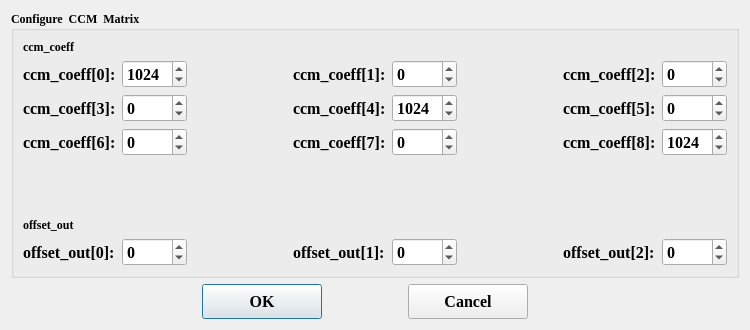
<?xml version="1.0" encoding="UTF-8"?>
<ui version="4.0">
 <class>ccm_dialog</class>
 <widget class="QDialog" name="ccm_dialog">
  <property name="geometry">
   <rect>
    <x>0</x>
    <y>0</y>
    <width>750</width>
    <height>330</height>
   </rect>
  </property>
  <property name="minimumSize">
   <size>
    <width>750</width>
    <height>330</height>
   </size>
  </property>
  <property name="windowTitle">
   <string>CCM Dialog</string>
  </property>
  <layout class="QGridLayout" name="gridLayout_2">
   <item row="1" column="0">
    <spacer name="horizontalSpacer_2">
     <property name="orientation">
      <enum>Qt::Horizontal</enum>
     </property>
     <property name="sizeHint" stdset="0">
      <size>
       <width>208</width>
       <height>20</height>
      </size>
     </property>
    </spacer>
   </item>
   <item row="1" column="1">
    <widget class="QPushButton" name="OK">
     <property name="minimumSize">
      <size>
       <width>120</width>
       <height>35</height>
      </size>
     </property>
     <property name="font">
      <font>
       <family>Times New Roman</family>
       <pointsize>12</pointsize>
       <weight>75</weight>
       <bold>true</bold>
      </font>
     </property>
     <property name="text">
      <string>OK</string>
     </property>
    </widget>
   </item>
   <item row="1" column="2">
    <spacer name="horizontalSpacer">
     <property name="orientation">
      <enum>Qt::Horizontal</enum>
     </property>
     <property name="sizeHint" stdset="0">
      <size>
       <width>96</width>
       <height>20</height>
      </size>
     </property>
    </spacer>
   </item>
   <item row="1" column="3">
    <widget class="QPushButton" name="Cancel">
     <property name="minimumSize">
      <size>
       <width>120</width>
       <height>35</height>
      </size>
     </property>
     <property name="font">
      <font>
       <family>Times New Roman</family>
       <pointsize>12</pointsize>
       <weight>75</weight>
       <bold>true</bold>
      </font>
     </property>
     <property name="text">
      <string>Cancel</string>
     </property>
    </widget>
   </item>
   <item row="1" column="4">
    <spacer name="horizontalSpacer_3">
     <property name="orientation">
      <enum>Qt::Horizontal</enum>
     </property>
     <property name="sizeHint" stdset="0">
      <size>
       <width>228</width>
       <height>20</height>
      </size>
     </property>
    </spacer>
   </item>
   <item row="0" column="0" colspan="5">
    <widget class="QGroupBox" name="groupBox">
     <property name="font">
      <font>
       <family>Times New Roman</family>
       <pointsize>9</pointsize>
       <weight>75</weight>
       <bold>true</bold>
      </font>
     </property>
     <property name="title">
      <string>Configure  CCM  Matrix</string>
     </property>
     <layout class="QGridLayout" name="gridLayout">
      <item row="7" column="4">
       <widget class="QSpinBox" name="ccm_coeff7">
        <property name="font">
         <font>
          <family>Times New Roman</family>
          <pointsize>12</pointsize>
          <weight>75</weight>
          <bold>true</bold>
         </font>
        </property>
        <property name="minimum">
         <number>-5000</number>
        </property>
        <property name="maximum">
         <number>5000</number>
        </property>
        <property name="value">
         <number>0</number>
        </property>
       </widget>
      </item>
      <item row="1" column="1">
       <widget class="QSpinBox" name="ccm_coeff0">
        <property name="font">
         <font>
          <family>Times New Roman</family>
          <pointsize>12</pointsize>
          <weight>75</weight>
          <bold>true</bold>
         </font>
        </property>
        <property name="minimum">
         <number>-5000</number>
        </property>
        <property name="maximum">
         <number>5000</number>
        </property>
        <property name="value">
         <number>1024</number>
        </property>
       </widget>
      </item>
      <item row="1" column="0">
       <widget class="QLabel" name="label">
        <property name="font">
         <font>
          <family>Times New Roman</family>
          <pointsize>12</pointsize>
          <weight>75</weight>
          <bold>true</bold>
         </font>
        </property>
        <property name="text">
         <string>ccm_coeff[0]:</string>
        </property>
       </widget>
      </item>
      <item row="1" column="3">
       <widget class="QLabel" name="label_2">
        <property name="font">
         <font>
          <family>Times New Roman</family>
          <pointsize>12</pointsize>
          <weight>75</weight>
          <bold>true</bold>
         </font>
        </property>
        <property name="text">
         <string>ccm_coeff[1]:</string>
        </property>
       </widget>
      </item>
      <item row="11" column="0">
       <widget class="QLabel" name="label_10">
        <property name="font">
         <font>
          <family>Times New Roman</family>
          <pointsize>12</pointsize>
          <weight>75</weight>
          <bold>true</bold>
         </font>
        </property>
        <property name="text">
         <string>offset_out[0]:</string>
        </property>
       </widget>
      </item>
      <item row="4" column="1">
       <widget class="QSpinBox" name="ccm_coeff3">
        <property name="font">
         <font>
          <family>Times New Roman</family>
          <pointsize>12</pointsize>
          <weight>75</weight>
          <bold>true</bold>
         </font>
        </property>
        <property name="minimum">
         <number>-5000</number>
        </property>
        <property name="maximum">
         <number>5000</number>
        </property>
        <property name="value">
         <number>0</number>
        </property>
       </widget>
      </item>
      <item row="4" column="7">
       <widget class="QSpinBox" name="ccm_coeff5">
        <property name="font">
         <font>
          <family>Times New Roman</family>
          <pointsize>12</pointsize>
          <weight>75</weight>
          <bold>true</bold>
         </font>
        </property>
        <property name="minimum">
         <number>-5000</number>
        </property>
        <property name="maximum">
         <number>5000</number>
        </property>
        <property name="value">
         <number>0</number>
        </property>
       </widget>
      </item>
      <item row="1" column="4">
       <widget class="QSpinBox" name="ccm_coeff1">
        <property name="font">
         <font>
          <family>Times New Roman</family>
          <pointsize>12</pointsize>
          <weight>75</weight>
          <bold>true</bold>
         </font>
        </property>
        <property name="minimum">
         <number>-5000</number>
        </property>
        <property name="maximum">
         <number>5000</number>
        </property>
        <property name="value">
         <number>0</number>
        </property>
       </widget>
      </item>
      <item row="4" column="0">
       <widget class="QLabel" name="label_4">
        <property name="font">
         <font>
          <family>Times New Roman</family>
          <pointsize>12</pointsize>
          <weight>75</weight>
          <bold>true</bold>
         </font>
        </property>
        <property name="text">
         <string>ccm_coeff[3]:</string>
        </property>
       </widget>
      </item>
      <item row="1" column="6">
       <widget class="QLabel" name="label_3">
        <property name="font">
         <font>
          <family>Times New Roman</family>
          <pointsize>12</pointsize>
          <weight>75</weight>
          <bold>true</bold>
         </font>
        </property>
        <property name="text">
         <string>ccm_coeff[2]:</string>
        </property>
       </widget>
      </item>
      <item row="4" column="3">
       <widget class="QLabel" name="label_5">
        <property name="font">
         <font>
          <family>Times New Roman</family>
          <pointsize>12</pointsize>
          <weight>75</weight>
          <bold>true</bold>
         </font>
        </property>
        <property name="text">
         <string>ccm_coeff[4]:</string>
        </property>
       </widget>
      </item>
      <item row="1" column="7">
       <widget class="QSpinBox" name="ccm_coeff2">
        <property name="font">
         <font>
          <family>Times New Roman</family>
          <pointsize>12</pointsize>
          <weight>75</weight>
          <bold>true</bold>
         </font>
        </property>
        <property name="minimum">
         <number>-5000</number>
        </property>
        <property name="maximum">
         <number>5000</number>
        </property>
        <property name="value">
         <number>0</number>
        </property>
       </widget>
      </item>
      <item row="11" column="4">
       <widget class="QSpinBox" name="offset_out1">
        <property name="font">
         <font>
          <family>Times New Roman</family>
          <pointsize>12</pointsize>
          <weight>75</weight>
          <bold>true</bold>
         </font>
        </property>
        <property name="minimum">
         <number>-5000</number>
        </property>
        <property name="maximum">
         <number>5000</number>
        </property>
        <property name="value">
         <number>0</number>
        </property>
       </widget>
      </item>
      <item row="4" column="4">
       <widget class="QSpinBox" name="ccm_coeff4">
        <property name="font">
         <font>
          <family>Times New Roman</family>
          <pointsize>12</pointsize>
          <weight>75</weight>
          <bold>true</bold>
         </font>
        </property>
        <property name="minimum">
         <number>-5000</number>
        </property>
        <property name="maximum">
         <number>5000</number>
        </property>
        <property name="value">
         <number>1024</number>
        </property>
       </widget>
      </item>
      <item row="4" column="6">
       <widget class="QLabel" name="label_6">
        <property name="font">
         <font>
          <family>Times New Roman</family>
          <pointsize>12</pointsize>
          <weight>75</weight>
          <bold>true</bold>
         </font>
        </property>
        <property name="text">
         <string>ccm_coeff[5]:</string>
        </property>
       </widget>
      </item>
      <item row="11" column="7">
       <widget class="QSpinBox" name="offset_out2">
        <property name="font">
         <font>
          <family>Times New Roman</family>
          <pointsize>12</pointsize>
          <weight>75</weight>
          <bold>true</bold>
         </font>
        </property>
        <property name="minimum">
         <number>-5000</number>
        </property>
        <property name="maximum">
         <number>5000</number>
        </property>
        <property name="value">
         <number>0</number>
        </property>
       </widget>
      </item>
      <item row="11" column="6">
       <widget class="QLabel" name="label_12">
        <property name="font">
         <font>
          <family>Times New Roman</family>
          <pointsize>12</pointsize>
          <weight>75</weight>
          <bold>true</bold>
         </font>
        </property>
        <property name="text">
         <string>offset_out[2]:</string>
        </property>
       </widget>
      </item>
      <item row="11" column="3">
       <widget class="QLabel" name="label_11">
        <property name="font">
         <font>
          <family>Times New Roman</family>
          <pointsize>12</pointsize>
          <weight>75</weight>
          <bold>true</bold>
         </font>
        </property>
        <property name="text">
         <string>offset_out[1]:</string>
        </property>
       </widget>
      </item>
      <item row="11" column="1">
       <widget class="QSpinBox" name="offset_out0">
        <property name="font">
         <font>
          <family>Times New Roman</family>
          <pointsize>12</pointsize>
          <weight>75</weight>
          <bold>true</bold>
         </font>
        </property>
        <property name="minimum">
         <number>-5000</number>
        </property>
        <property name="maximum">
         <number>5000</number>
        </property>
        <property name="value">
         <number>0</number>
        </property>
       </widget>
      </item>
      <item row="7" column="0">
       <widget class="QLabel" name="label_7">
        <property name="font">
         <font>
          <family>Times New Roman</family>
          <pointsize>12</pointsize>
          <weight>75</weight>
          <bold>true</bold>
         </font>
        </property>
        <property name="text">
         <string>ccm_coeff[6]:</string>
        </property>
       </widget>
      </item>
      <item row="7" column="1">
       <widget class="QSpinBox" name="ccm_coeff6">
        <property name="font">
         <font>
          <family>Times New Roman</family>
          <pointsize>12</pointsize>
          <weight>75</weight>
          <bold>true</bold>
         </font>
        </property>
        <property name="minimum">
         <number>-5000</number>
        </property>
        <property name="maximum">
         <number>5000</number>
        </property>
        <property name="value">
         <number>0</number>
        </property>
       </widget>
      </item>
      <item row="9" column="0" colspan="8">
       <spacer name="verticalSpacer">
        <property name="orientation">
         <enum>Qt::Vertical</enum>
        </property>
        <property name="sizeHint" stdset="0">
         <size>
          <width>20</width>
          <height>40</height>
         </size>
        </property>
       </spacer>
      </item>
      <item row="10" column="0">
       <widget class="QLabel" name="label_14">
        <property name="text">
         <string>offset_out</string>
        </property>
       </widget>
      </item>
      <item row="7" column="2">
       <spacer name="horizontalSpacer_4">
        <property name="orientation">
         <enum>Qt::Horizontal</enum>
        </property>
        <property name="sizeHint" stdset="0">
         <size>
          <width>40</width>
          <height>20</height>
         </size>
        </property>
       </spacer>
      </item>
      <item row="7" column="6">
       <widget class="QLabel" name="label_9">
        <property name="font">
         <font>
          <family>Times New Roman</family>
          <pointsize>12</pointsize>
          <weight>75</weight>
          <bold>true</bold>
         </font>
        </property>
        <property name="text">
         <string>ccm_coeff[8]:</string>
        </property>
       </widget>
      </item>
      <item row="0" column="0">
       <widget class="QLabel" name="label_13">
        <property name="font">
         <font>
          <pointsize>9</pointsize>
         </font>
        </property>
        <property name="text">
         <string>ccm_coeff</string>
        </property>
       </widget>
      </item>
      <item row="7" column="3">
       <widget class="QLabel" name="label_8">
        <property name="font">
         <font>
          <family>Times New Roman</family>
          <pointsize>12</pointsize>
          <weight>75</weight>
          <bold>true</bold>
         </font>
        </property>
        <property name="text">
         <string>ccm_coeff[7]:</string>
        </property>
       </widget>
      </item>
      <item row="7" column="7">
       <widget class="QSpinBox" name="ccm_coeff8">
        <property name="font">
         <font>
          <family>Times New Roman</family>
          <pointsize>12</pointsize>
          <weight>75</weight>
          <bold>true</bold>
         </font>
        </property>
        <property name="minimum">
         <number>-5000</number>
        </property>
        <property name="maximum">
         <number>5000</number>
        </property>
        <property name="value">
         <number>1024</number>
        </property>
       </widget>
      </item>
      <item row="7" column="5">
       <spacer name="horizontalSpacer_5">
        <property name="orientation">
         <enum>Qt::Horizontal</enum>
        </property>
        <property name="sizeHint" stdset="0">
         <size>
          <width>40</width>
          <height>20</height>
         </size>
        </property>
       </spacer>
      </item>
     </layout>
    </widget>
   </item>
  </layout>
 </widget>
 <resources/>
 <connections>
  <connection>
   <sender>OK</sender>
   <signal>clicked()</signal>
   <receiver>ccm_dialog</receiver>
   <slot>accept()</slot>
   <hints>
    <hint type="sourcelabel">
     <x>268</x>
     <y>258</y>
    </hint>
    <hint type="destinationlabel">
     <x>375</x>
     <y>142</y>
    </hint>
   </hints>
  </connection>
  <connection>
   <sender>Cancel</sender>
   <signal>clicked()</signal>
   <receiver>ccm_dialog</receiver>
   <slot>reject()</slot>
   <hints>
    <hint type="sourcelabel">
     <x>461</x>
     <y>258</y>
    </hint>
    <hint type="destinationlabel">
     <x>375</x>
     <y>142</y>
    </hint>
   </hints>
  </connection>
 </connections>
</ui>
